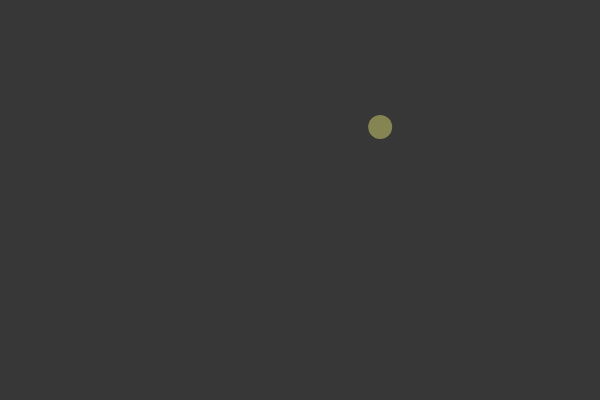
Frame 1 (no input)
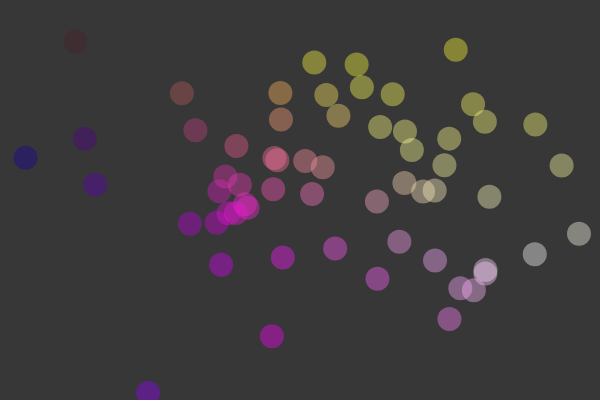
Frame 60 (no input)
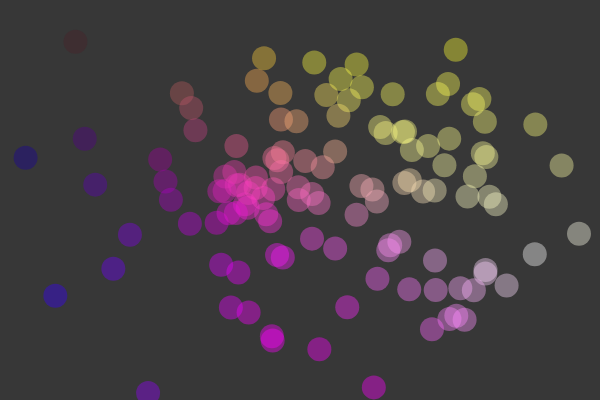
Frame 120 (the mouse pressed at the canvas centre since frame 60)

The p5.js sketch that drew these frames (run headless with seeded random() and noise() and a simulated clock; from frame 60 on, the mouse is pressed at the canvas centre):

// p5.js sketch
// ── sketch.js


function setup() {
	createCanvas(600,400);
  background(55);
}

function draw() {
  var x = randomGaussian(width/2,120);
  var y = randomGaussian(height/2,80);
  console.log(x + " "+y);
  noStroke();
  fill(x,x-y,y,100);
  ellipse(x,y,24,24);
}
